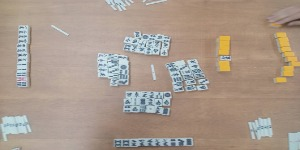
#> input picture mahjong_realtime_simulator/media/board_tiles_image.jpg, 300 x 150 px, found by its file name
$ python crop_open_detection.py
#> lines starting #> are read from the running program, lines starting #| are printed output that depends on the picture; after the words box and inside, x2 and y2 are one past the last pixel; in counts of white or black regions, pixels touching at a corner belong together
# crop_open_detection.py
# 画像の捨て牌部分を切り出す

import cv2
import numpy as np
import os

# --- 定数定義 ---
# 各プレイヤーの捨て牌領域の定義（画像の幅・高さに対する比率）
# これらの値は、使用するカメラとテーブルのセットアップに合わせて調整する必要があります。
# --------------------------------------------------------------------------
# 注意: これらの比率はボード全体の画像に対するものです。
# 例えば、横幅の0.5は画像中央、縦幅の0.8は画像の下から20%の位置を指します。
# --------------------------------------------------------------------------
open_REGIONS = {
    # 1. 自分（画面下）の捨て牌
    'bottom': {
        'center_x_ratio': 0.6,
        'center_y_ratio': 0.95, # 卓の中央よりやや下
        'width_ratio': 0.4,    # 牌が横に並ぶ幅
        'height_ratio': 0.1    # 牌が縦に積まれる高さ（通常3段まで）
    },
    # 2. 下家（画面右）の捨て牌
    'right': {
        'center_x_ratio': 0.27,  # 卓の中央よりやや右
        'center_y_ratio': 0.7,
        'width_ratio': 0.07,     # 牌が横に積まれる幅（通常3段まで）
        'height_ratio': 0.6     # 牌が縦に並ぶ高さ
    },
    # 3. 対面（画面上）の捨て牌
    'top': {
        'center_x_ratio': 0.42,
        'center_y_ratio': 0.05, # 卓の中央よりやや上
        'width_ratio': 0.4,
        'height_ratio': 0.1
    },
    # 4. 上家（画面左）の捨て牌
    'left': {
        'center_x_ratio': 0.77,  # 卓の中央よりやや左
        'center_y_ratio': 0.3,
        'width_ratio': 0.07,
        'height_ratio': 0.6
    }
}

def _get_crop_coordinates(image_np: np.ndarray,
                        center_x_ratio: float, center_y_ratio: float,
                        width_ratio: float, height_ratio) -> tuple[int, int, int, int]:
    """
    画像サイズと中心比率、サイズ比率から切り出し領域のピクセル座標 (x, y, w, h) を計算するヘルパー関数。

    Args:
        image_np (np.ndarray): 入力画像データ (NumPy配列)。
        center_x_ratio (float): 画像の幅に対する切り出し領域の中心X座標の比率 (0.0〜1.0)。
        center_y_ratio (float): 画像の高さに対する切り出し領域の中心Y座標の比率 (0.0〜1.0)。
        width_ratio (float): 切り出し領域の幅を画像全体の幅に対する比率で指定 (0.0〜1.0)。
        height_ratio (float): 切り出し領域の高さを画像全体の高さに対する比率で指定 (0.0〜1.0)。

    Returns:
        tuple[int, int, int, int]: 切り出し領域の左上X座標, 左上Y座標, 幅, 高さ。
    """
    h_img, w_img = image_np.shape[:2]

    crop_w = int(w_img * width_ratio)
    crop_h = int(h_img * height_ratio)

    # 中心座標をピクセルで計算
    cx_pixels = int(w_img * center_x_ratio)
    cy_pixels = int(h_img * center_y_ratio)

    # 左上座標
    start_x = cx_pixels - crop_w // 2
    start_y = cy_pixels - crop_h // 2

    # 切り抜き範囲が画像の境界を超えないように調整
    start_x = max(0, start_x)
    start_y = max(0, start_y)

    end_x = start_x + crop_w
    end_y = start_y + crop_h

    # 調整後の幅と高さを再計算
    crop_w = min(end_x, w_img) - start_x
    crop_h = min(end_y, h_img) - start_y

    return start_x, start_y, crop_w, crop_h


def crop_open_main(image_np: np.ndarray) -> dict[str, np.ndarray]:
    """盤面画像から4人分の捨て牌領域を個別に検出・切り出します。

    各プレイヤーの捨て牌（河）の位置は、盤面全体の画像サイズに対する
    固定の比率として定義されます。この関数は、それらの定義に基づいて
    各河の領域を切り出し、辞書形式で返します。

    Args:
        image_np (np.ndarray): 盤面全体の画像データ (NumPy配列)。

    Returns:
        dict[str, np.ndarray]: 各プレイヤーの捨て牌領域の画像データ (NumPy配列) を格納した辞書。
                            キーは 'bottom', 'right', 'top', 'left'。
                            画像が切り出せなかった場合は、そのキーの値はNoneとなります。
                            入力画像が不正な場合は空の辞書を返します。
    """
    if image_np is None or image_np.size == 0:
        print("致命的エラー: main (crop_open_detection) - 入力画像が空または不正です。")
        return {}

    # 各領域を切り出す
    cropped_open_areas = {}

    for key, params in open_REGIONS.items():
        x, y, w, h = _get_crop_coordinates(
            image_np,
            params['center_x_ratio'], params['center_y_ratio'],
            params['width_ratio'], params['height_ratio']
        )

        cropped_img = None
        # 妥当な幅と高さがある場合のみ切り出し
        if w > 0 and h > 0:
            cropped_img = image_np[y:y+h, x:x+w]

        cropped_open_areas[key] = cropped_img

    return cropped_open_areas


# --- スクリプトのエントリーポイント ---
if __name__ == '__main__':
    # --- テスト用設定 ---
    TEST_IMAGE_PATH = 'board_tiles_image.jpg' # テスト用画像パス
    OUTPUT_DIR = 'output_opens'           # 出力ディレクトリ名

    # --- 実行 ---
    # 出力ディレクトリを作成（存在しない場合）
    os.makedirs(OUTPUT_DIR, exist_ok=True)

    input_image_np = cv2.imread(TEST_IMAGE_PATH)
#> input_image_np is the input picture: shape (150, 300, 3); mean B, G, R 140.6, 153.4, 169

    if input_image_np is None:
        print(f"エラー: 画像ファイル '{TEST_IMAGE_PATH}' が見つからないか、読み込めません。")
    else:
        print("open_detectionのテストを開始します。")

        # 1. main関数を呼び出し、切り出し結果を取得
        result_cropped_dict = crop_open_main(input_image_np)
#> the loop in crop_open_main, `for key, params in open_REGIONS.items():` made 4 passes
#> (x, y, w, h) on passes 1 to 4: (120, 135, 120, 15), (71, 60, 21, 90), (66, 0, 120, 15), (221, 0, 21, 90)
#> pass 2, in crop_open_main, `cropped_img = image_np[y:y+h, x:x+w]`:
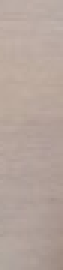
#> cropped_img: shape (90, 21, 3) (shown 3 times larger); mean B, G, R 156.3, 164.5, 180.9
#> after the loop in crop_open_main, `for key, params in open_REGIONS.items():`: cropped_open_areas = 4 items
#> result_cropped_dict = 4 items

        if not result_cropped_dict:
            print("\nテスト完了: 捨て牌領域の切り出しに失敗しました。")
        else:
            # 2. 切り出した各画像をファイルに保存
            print(f"\n切り出した画像を '{OUTPUT_DIR}/' に保存します...")
            for key, img_np in result_cropped_dict.items():
                if img_np is not None and img_np.size > 0:
                    h, w, _ = img_np.shape
                    save_path = os.path.join(OUTPUT_DIR, f"cropped_open_{key}.jpg")
                    cv2.imwrite(save_path, img_np)
                    print(f"  -> '{key}' 領域 (サイズ: {w}x{h}) を '{save_path}' に保存しました。")
                else:
                    print(f"  -> '{key}' 領域は切り出せませんでした。")
#> this loop made 4 passes
#> (key, h, w) on passes 1 to 4: ('bottom', 15, 120), ('right', 90, 21), ('top', 15, 120), ('left', 90, 21)
#|   -> 'bottom' 領域 (サイズ: 120x15) を 'output_opens/cropped_open_bottom.jpg' に保存しました。
#|   -> 'right' 領域 (サイズ: 21x90) を 'output_opens/cropped_open_right.jpg' に保存しました。
#|   -> 'top' 領域 (サイズ: 120x15) を 'output_opens/cropped_open_top.jpg' に保存しました。
#|   -> 'left' 領域 (サイズ: 21x90) を 'output_opens/cropped_open_left.jpg' に保存しました。

            # 3. 範囲を可視化した画像を生成して保存
            print(f"\n切り出し範囲を可視化した画像を '{OUTPUT_DIR}/' に保存します...")
#> (printed output is left out)
            visualized_image = input_image_np.copy()

            color_map = {
                'bottom': (0, 255, 0),  # 緑
                'right': (0, 255, 255), # 黄
                'top': (255, 0, 0),     # 青
                'left': (255, 255, 0)   # シアン
            }

            for key, params in open_REGIONS.items():
                # ヘルパー関数を使って再度座標を計算
                x, y, w, h = _get_crop_coordinates(
                    input_image_np,
                    params['center_x_ratio'], params['center_y_ratio'],
                    params['width_ratio'], params['height_ratio']
                )
                if w > 0 and h > 0:
                    color = color_map.get(key, (255, 255, 255))
                    # 矩形を描画
                    cv2.rectangle(visualized_image, (x, y), (x + w, y + h), color, 3) # 線を太くして見やすく
                    # ラベルを描画
                    cv2.putText(visualized_image, key, (x + 5, y + 25), cv2.FONT_HERSHEY_SIMPLEX, 0.8, color, 2)
#> this loop made 4 passes
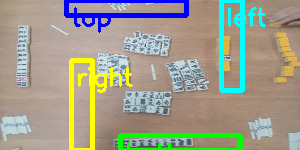
#> visualized_image: shape (150, 300, 3); 11.26% of pixels changed, all inside (x1, y1, x2, y2) = (64, 0, 266, 150)

            visualized_save_path = os.path.join(OUTPUT_DIR, "visualized_open_regions.jpg")
            cv2.imwrite(visualized_save_path, visualized_image)
            print(f"  -> 可視化画像を '{visualized_save_path}' に保存しました。")
#|   -> 可視化画像を 'output_opens/visualized_open_regions.jpg' に保存しました。

            print("\nテスト完了。")

$ run again, with mahjong_realtime_simulator/media/hand_tiles_image.jpeg copied over mahjong_realtime_simulator/media/board_tiles_image.jpg
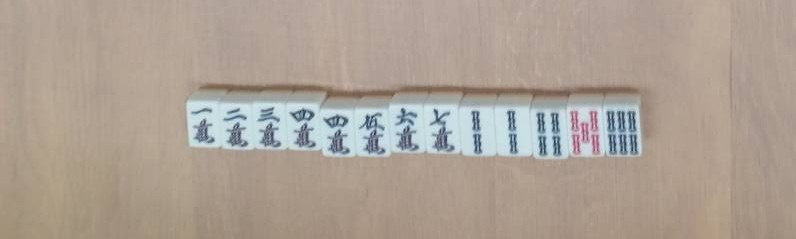
#> input picture mahjong_realtime_simulator/media/hand_tiles_image.jpeg, 796 x 239 px, found by its file name
#> input_image_np is the input picture: shape (239, 796, 3); mean B, G, R 149.1, 160.5, 173.1
#> the loop in crop_open_main, `for key, params in open_REGIONS.items():` made 4 passes
#> (x, y, w, h) on passes 1 to 4: (318, 216, 318, 23), (187, 96, 55, 143), (175, 0, 318, 23), (585, 0, 55, 143)
#> pass 1, in crop_open_main, `cropped_img = image_np[y:y+h, x:x+w]`:
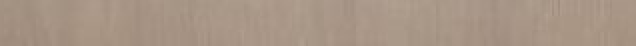
#> cropped_img: shape (23, 318, 3) (shown 2 times larger); mean B, G, R 133.8, 149.3, 167.7
#> after the loop in crop_open_main, `for key, params in open_REGIONS.items():`: cropped_open_areas = 4 items
#> the loop `for key, img_np in result_cropped_dict.items():` made 4 passes
#> (key, h, w) on passes 1 to 4: ('bottom', 23, 318), ('right', 143, 55), ('top', 23, 318), ('left', 143, 55)
#> (printed output is left out)
#> (printed output is left out)
#> the loop `for key, params in open_REGIONS.items():` made 4 passes
#> after the loop `for key, params in open_REGIONS.items():`:
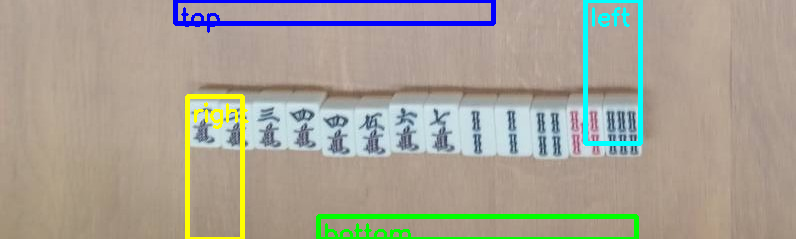
#> visualized_image: shape (239, 796, 3); 5.34% of pixels changed, all inside (x1, y1, x2, y2) = (173, 0, 643, 239)
#|   -> 可視化画像を 'output_opens/visualized_open_regions.jpg' に保存しました。
